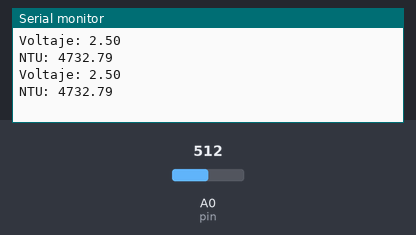
The sketch below on a simulated Arduino Uno, built with avr-gcc and run on an emulated ATmega328P. Shown: the last lines printed to the serial monitor. The test bench sets the inputs (shaded band); at power-on: A0 (pin) = 512.

Above: at 1.8 s.
1.9 s: A0 (pin) set to 716
At 2.5 s:
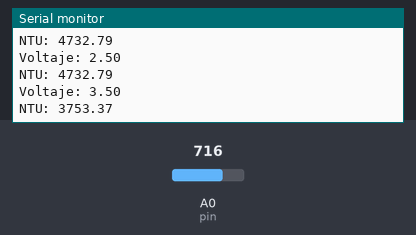
3.4 s: A0 (pin) set to 900
At 4.8 s:
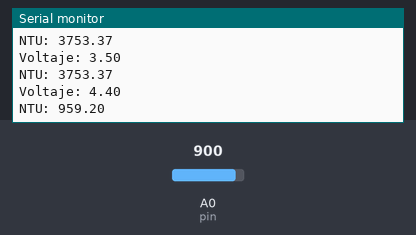
Timing chart, 0 to 6.4 s (numbered marks = the images above; inputs shaded):
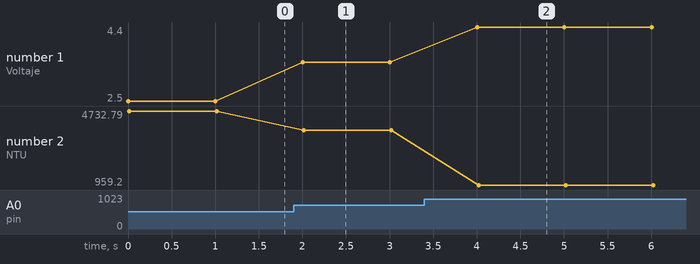

The sketch:

test_turb2.ino
```cpp
#define pin A0
void setup() {
  Serial.begin(9600);
}

void loop() {
  int val = analogRead(pin);
  float volt = 5.0 * val / 1023.0;
  float NTU = (-1120.4*pow(volt,2))+ 5742.3*volt-2620.8;
  Serial.print("Voltaje: ");
  Serial.println(volt);
  Serial.print("NTU: ");
  Serial.println(NTU);
  delay(1000);
}
```

Measured:
- after the input at 1.9 s, the serial monitor: prints a new line after 0.10 s (image 1)
- after the input at 3.4 s, the serial monitor: prints a new line after 0.61 s (image 2)
- plotted number 1: 2.5 → 3.5 after the input at 1.9 s, 3.5 → 4.4 after the input at 3.4 s
- plotted number 2: 4732.79 → 3753.37 after the input at 1.9 s, 3753.37 → 959.2 after the input at 3.4 s
